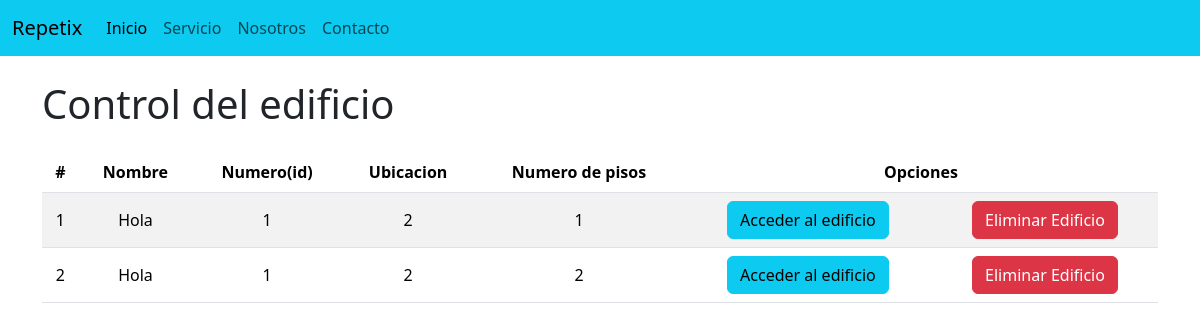
The app's page /AccederEdificio/, older data.
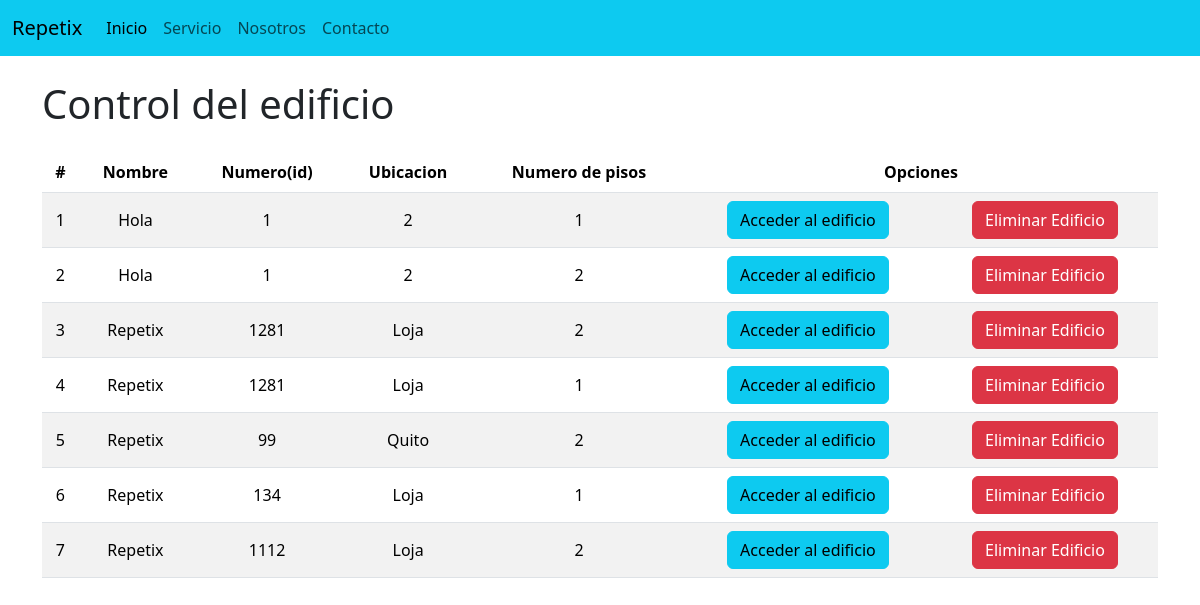
The same page, newer data.
### Repetix/models.py (models this page shows, shortened)
class Edificio(models.Model):
    nombre = models.CharField(max_length=100)
    codigo = models.CharField(max_length=20, unique=True)
    ubicacion = models.CharField(max_length=100)
    numero_pisos = models.PositiveIntegerField()  # Cambiado a PositiveIntegerField

### Repetix/views.py (the view)
# urls.py: path('AccederEdificio/', views.accederEdificio, name='AccederEdificio'),
def accederEdificio(request):
    edificio = Edificio.objects.all()
    pisos = Piso.objects.all()
    return render(request, 'AccederEdificio.html', {
        'edificios': edificio,
        'pisos': pisos,
    })

### Repetix/Templates/AccederEdificio.html (shortened to what this page needs)
{% extends './base.html' %}
{% block body %}
<div class="table-responsive">
  <h1>Control del edificio</h1>
  <div class="table-responsive py-3">
    <table class="table table-striped">
      <thead>
        <tr>
          <th>#</th>
          <th>Nombre</th>
          <th>Numero(id)</th>
          <th>Ubicacion</th>
          <th>Numero de pisos</th>
          <th colspan="2">Opciones</th>
        </tr>
      </thead>
      <tbody>
        {% for edificio in edificios %}
          <tr>
            <td>{{ forloop.counter }}</td>
            <td>{{ edificio.nombre }}</td>
            <td>{{ edificio.codigo }}</td>
            <td>{{ edificio.ubicacion }}</td>
            <td>{{ edificio.numero_pisos }}</td>
            <td>
              <a href="/control/{{ edificio.codigo }}" class="btn btn-info">Acceder al edificio</a>
            </td>
            <td>
              <a href="/EliminarEdificio/{{ edificio.codigo }}" class="btn btn-danger btnEliminacion">Eliminar Edificio</a>
            </td>
          </tr>
        {% endfor %}
      </tbody>
    </table>
  </div>
</div>
{% endblock %}

Row changes from the older to the newer data that the page shows:
added Edificio: nombre "Repetix", codigo "1281", ubicacion "Loja", numero_pisos "2"
added Edificio: nombre "Repetix", codigo "1281", ubicacion "Loja", numero_pisos "1"
added Edificio: nombre "Repetix", codigo "99", ubicacion "Quito", numero_pisos "2"
added Edificio: nombre "Repetix", codigo "134", ubicacion "Loja", numero_pisos "1"
added Edificio: nombre "Repetix", codigo "1112", ubicacion "Loja", numero_pisos "2"
